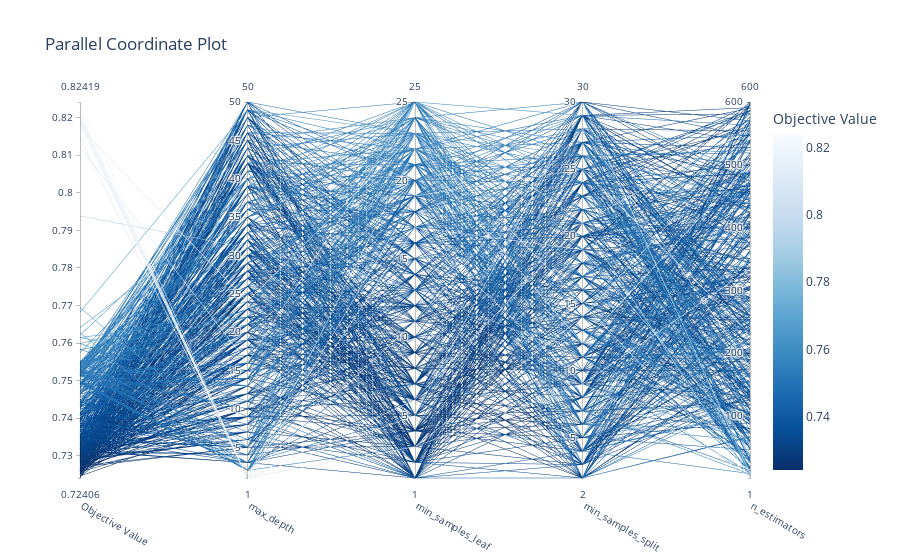

The notebook cell this image was saved under:
### Code cell
optuna.visualization.plot_parallel_coordinate(study_opt_wss_bc)

### Figure 1 — Plotly figure (JSON) as saved in the notebook; plotly's stock layout.template omitted (floating-point values rounded to 4 significant figures; data arrays with more than 128 entries replaced by an {"elided": "..."} marker saying what was removed)
{"data": [{"dimensions": [{"label": "Objective Value", "range": [0.7241, 0.8242], "values": {"elided": "500 float values"}}, {"label": "max_depth", "range": [1, 50], "values": {"elided": "500 int values"}}, {"label": "min_samples_leaf", "range": [1, 25], "values": {"elided": "500 int values"}}, {"label": "min_samples_split", "range": [2, 30], "values": {"elided": "500 int values"}}, {"label": "n_estimators", "range": [1, 600], "values": {"elided": "500 int values"}}], "labelangle": 30, "labelside": "bottom", "line": {"color": {"elided": "500 float values"}, "colorbar": {"title": {"text": "Objective Value"}}, "colorscale": [[0, "rgb(247,251,255)"], [0.125, "rgb(222,235,247)"], [0.25, "rgb(198,219,239)"], [0.375, "rgb(158,202,225)"], [0.5, "rgb(107,174,214)"], [0.625, "rgb(66,146,198)"], [0.75, "rgb(33,113,181)"], [0.875, "rgb(8,81,156)"], [1, "rgb(8,48,107)"]], "reversescale": true, "showscale": true}, "type": "parcoords"}], "layout": {"title": {"text": "Parallel Coordinate Plot"}}}
